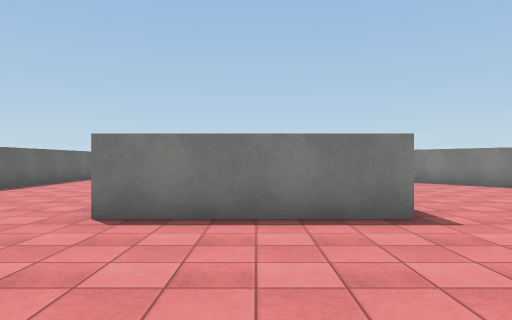
[1] (above)

21 first-person views from a walk through a Unity game level. The camera is 1.4 m above the floor, looks level and sees 70° across. The floor is counted in squares, 2 m on a side. Each view is taken from the middle of a square. On the plan, view 1 faces up. The plan holds only what a view shows up to about 11 squares ahead; the rest is blank. The place goes on beyond the plan. The player is left out. Surface patterns are stand-ins for the level's own textures.

[2]
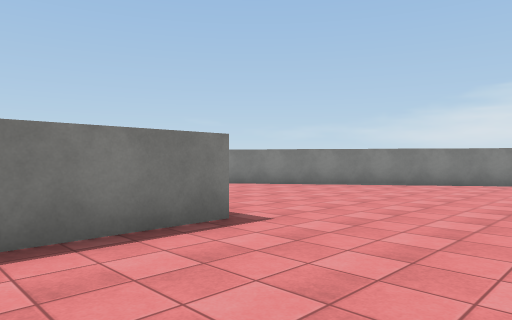

[3]
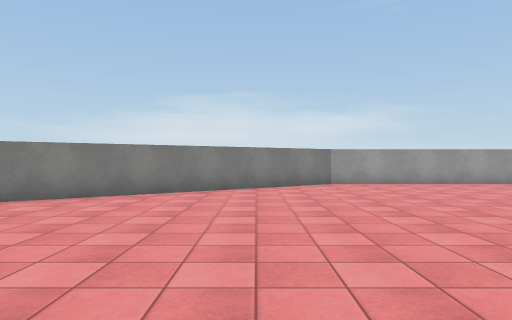

[4]
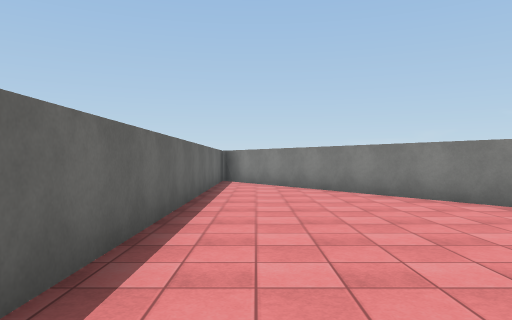

[5]
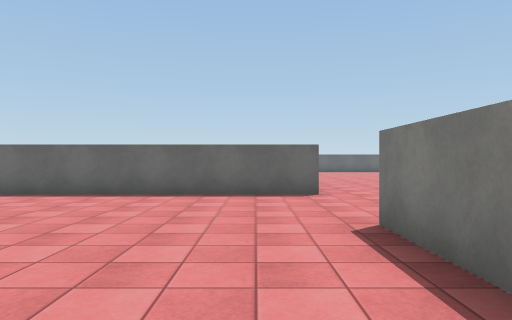

[6]
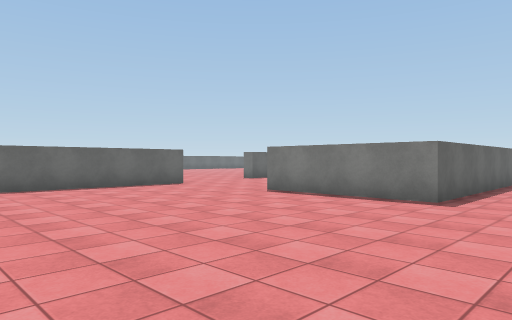

[7]
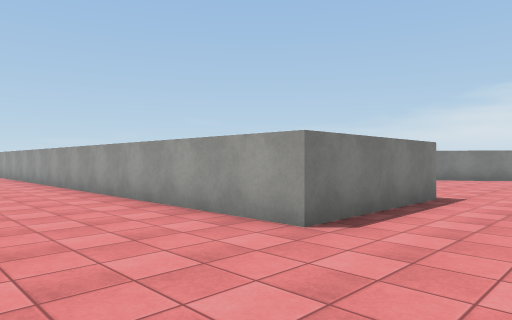

[8]
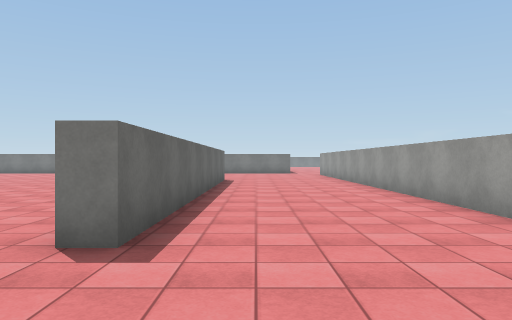

[9]
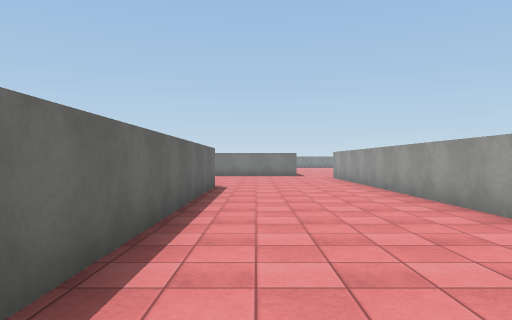

[10]
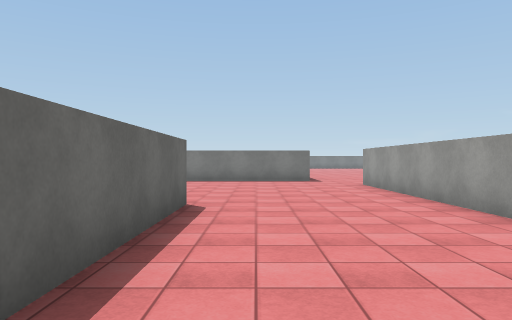

[11]
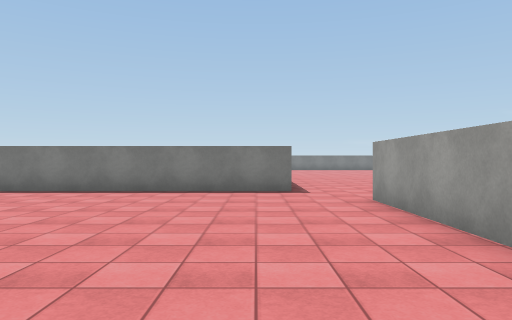

[12]
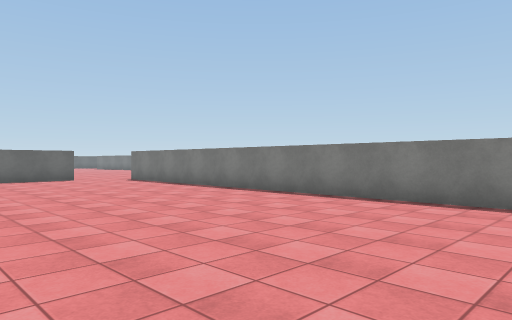

[13]
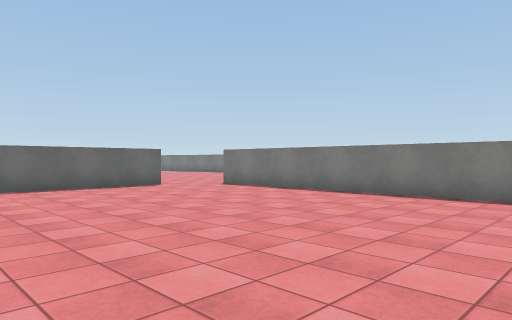

[14]
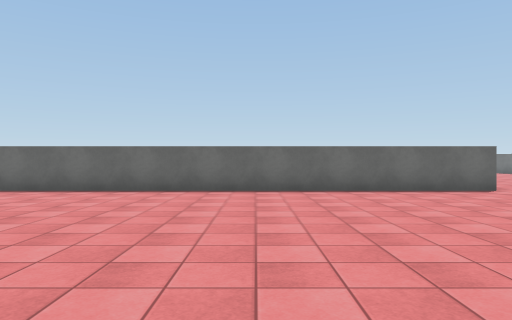

[15]
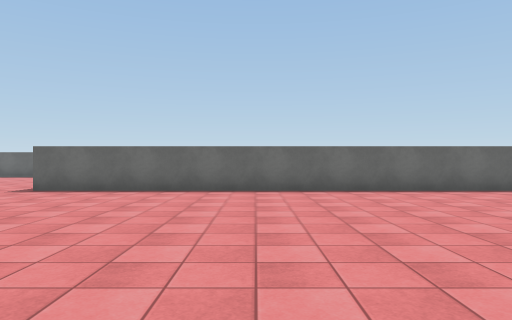

[16]
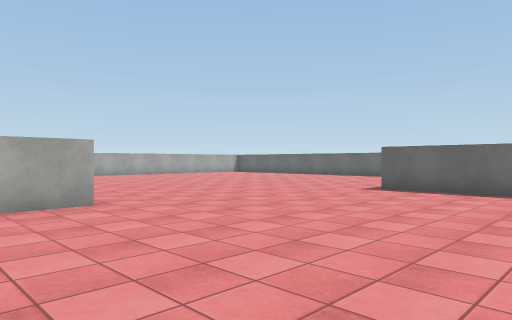

[17]
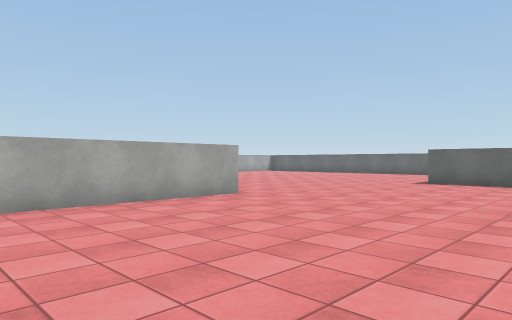

[18]
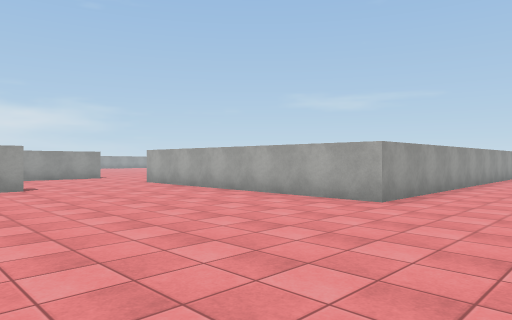

[19]
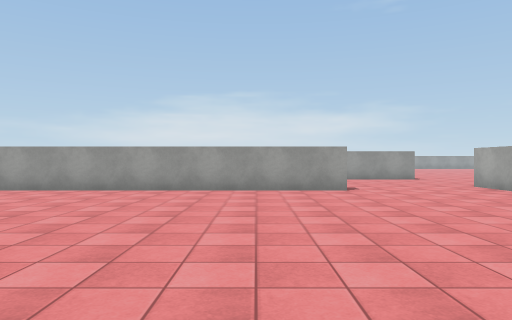

[20]
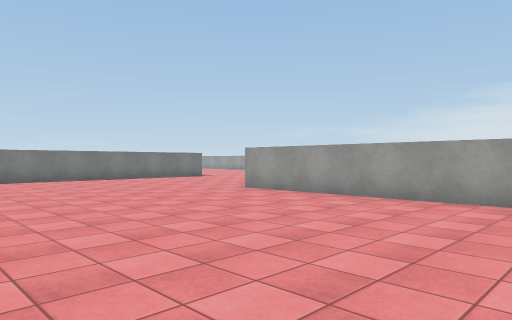

[21]
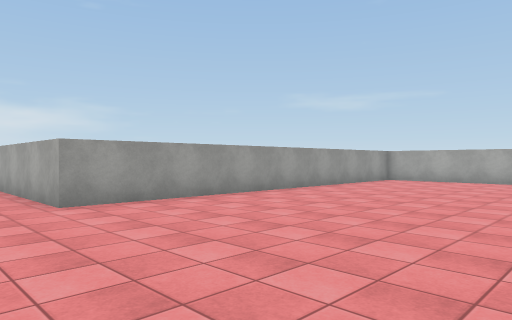

### Floor plan
Points are (right, up) in squares from view 1. A wall is a line through its corners. A room is listed if a view was taken in it or the views show most of it. See-through windows are left out.
Room 1 (views 1, 2, 3, 4, 5, 6, 7, 8, 9, 10, 11)
walls: (-7.6, 4.3) (-5.4, 4.3) (-5.4, -2.2); (1.9, 14) (1.9, 4.3) (-1.9, 4.3) (-1.9, 18.5); (13.6, -2.5) (13.6, -1.2) (2.8, 14); (-6.1, 17.9) (-6.1, 7.9) (-6.6, 7.9)
ways out: opening at (-6.7, 6) to room 2; opening at (-4, 17.7) to room 2
Room 2 (views 12, 13, 14, 15, 16, 17, 18, 19, 20, 21)
walls: (-6.6, 7.9) (-6.6, 17.9); (-19.3, 22.5) (-19.3, 5.9); (-1.9, 18.5) (-1.9, 22.5); (-3.1, 24.2) (-18.4, 24.2); (-13.2, -2.5) (-13.2, 4.3) (-7.6, 4.3)
ways out: opening at (-6.7, 6) to room 1; opening at (-4, 17.7) to room 1; opening at (-19, 24); opening at (-3.5, 23.5)

Where each view was taken, in squares from view 1:
view 1: 0 up, 0 right, facing up
view 2: 1 up, 1 left, facing up-right
view 3: 1 up, 3 right, facing right
view 4: 3 up, 3 right, facing up
view 5: 3 up, 2 right, facing left
view 6: 2 down, 4 right, facing up-left
view 7: 2 up, 5 left, facing up-right
view 8: 5 up, 5 left, facing up
view 9: 8 up, 5 left, facing up
view 10: 12 up, 5 left, facing up
view 11: 16 up, 4 left, facing up
view 12: 18 up, 6 left, facing up-left
view 13: 17 up, 10 left, facing up-left
view 14: 17 up, 11 left, facing left
view 15: 11 up, 11 left, facing left
view 16: 10 up, 11 left, facing down-left
view 17: 10 up, 8 left, facing down-left
view 18: 10 up, 16 left, facing down-right
view 19: 10 up, 15 left, facing right
view 20: 11 up, 13 left, facing up-right
view 21: 6 up, 19 left, facing down-right
